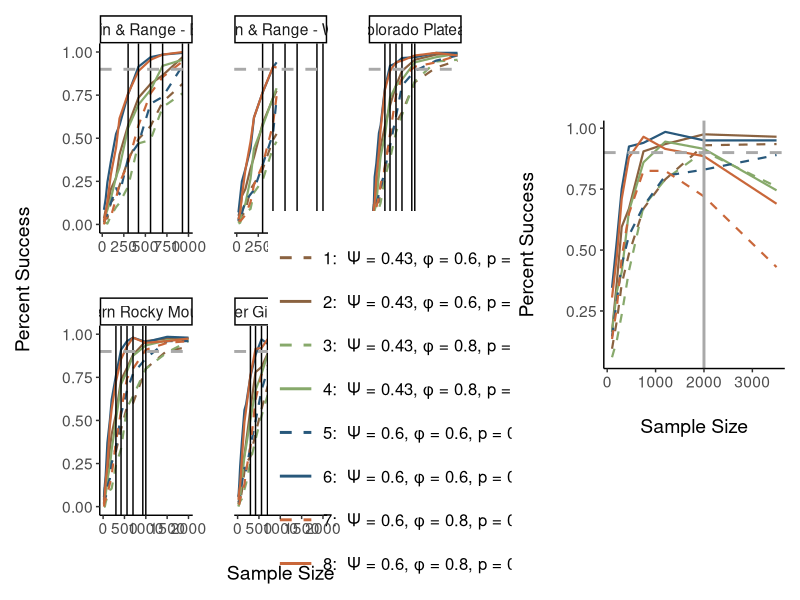

This figure's R source: (Note: this script raises an error after producing the figure.)
library(dplyr)
library(tidyr)
library(ggplot2)
library(patchwork)

## Fixed study characteristics
nyear = 10
#n_sites = sum(emu_veg$hex_num)
n_vis = 2

### Parameters ###

# get dataframe of all possible scenarios
sim_scenarios_table <- data.frame(
  # these are the parameters that change, taken directly from Woods 2019
  psi = c(0.03, 0.43, 0.6), phi = c(.6, .8, .8), p = c(0.4, 0.8, .8)) %>%
  # get all possible combinations
  tidyr::expand(psi, phi,p) %>%
  # and give each unique combination an ID
  mutate(sim_num = row_number(),
         occupancy = ifelse(psi == 0.03, "low", "high")) %>%
  # these are the same for all scenarios right now, sd's from Wood 2019, psi1_low kinda made up
  #mutate(sd_phi = 0.04, sd_gamma = 0.01) %>%
  select(-sim_num) %>%
  #rowwise() %>%
  mutate(gamma = round((psi * (1-phi))/(1-psi), 2)) %>%
  #ungroup() %>%
  #group_by(phi, p, sd_phi, sd_gamma) %>%
  pivot_wider(names_from = "occupancy", values_from = c("gamma", "psi"), values_fn = list) %>%
  unnest(c(gamma_high, psi_high)) %>%
  arrange(psi_high, phi) %>%
  mutate(simulation_scenario = row_number()) %>%
  select(simulation_scenario,everything())

### Hierarchical Power ###
hier_plot_df <- read.csv(here::here("data/nimble_power_check_hier.csv"))

hier_plot_df <- hier_plot_df %>%
  select(-scenario_id) %>%
  left_join(sim_scenarios_table, by = c("phi", "p", "psi" = "psi_high"))

# ci_plotting_df <- tibble(ci = c(0.95, 0.90, 0.95, 0.90),
#                          y = c("ci_check", "ci_check_left_tail", "ci_check_any_decline", "post_check_any_decline"))

hier_power_plt <- #purrr::pmap(ci_plotting_df, ~hier_plot_df %>%
                                #filter(CI_type == .x) %>%
  hier_plot_df %>%
  arrange(psi) %>%
  mutate(sim_type = paste0(simulation_scenario, ":  \u03A8 = ", psi, ", \u03C6 = ", phi, ", p = ", p)) %>%
  ggplot(aes(x = total_n, y = ci_two_tail)) +
  geom_line(aes(color = sim_type, linetype = sim_type), linewidth = 0.75) +
  theme_classic() +
  scale_colour_discrete("", type = rep(c("#8A6240", "#87A96B", "#28587B", "#c9673a"), each = 2)) +
  scale_linetype_manual("", values=c(2,1,2,1,2,1,2,1)) +
  geom_hline(yintercept = 0.9, color = "darkgrey", linetype = "dashed", linewidth = 1) +
  geom_vline(xintercept = 2000, color = "darkgrey", linewidth = 1) +
  theme(legend.position = "none",
        text=element_text(size=14),
        axis.title.y = element_text(margin = margin(t = 0, r = 20, b = 0, l = 0)),
        axis.title.x = element_text(margin = margin(t = 20, r = 0, b = 0, l = 0))) +
  ylab("Percent Success") +
  xlab("Sample Size")
#)

#ggsave(here::here("figures/hier_power_plot.jpeg"), hier_power_plt)


### EMU Power ###


power_eval <- read.csv(here::here("data/nimble_power_check_emu.csv"))

power_plt <- power_eval %>%
  #filter(total_n < 1200) %>%
  left_join(sim_scenarios_table, by = c("phi", "p", "psi" = "psi_high")) %>%
  mutate(sim_type = paste0(simulation_scenario, ":  \u03A8 = ", psi, ", \u03C6 = ", phi, ", p = ", p)) %>%
  mutate(unit = case_when(
    emu == "BRE" ~ "Basin & Range - East",
    emu == "BRW" ~ "Basin & Range - West",
    emu == "CP" ~ "Colorado Plateau",
    emu == "SRM" ~ "Southern Rocky Mountains",
    emu == "UGM" ~ "Upper Gila Mountains"
  )) %>%
  ggplot(aes(x = total_n, y = ci_two_tail)) +
  geom_line(aes(color = sim_type, linetype = sim_type), linewidth = 0.75) +
  geom_vline(xintercept = 300) +
  geom_vline(xintercept = 420) +
  geom_vline(xintercept = 560) +
  geom_vline(xintercept = 700) +
  geom_vline(xintercept = 930) +
  geom_vline(xintercept = 1000) +
  facet_wrap(~unit, scales = "free_x") +
  theme_classic() +
  scale_colour_discrete("", type = rep(c("#8A6240", "#87A96B", "#28587B", "#c9673a"), each = 2)) +
  scale_linetype_manual("", values=c(2,1,2,1,2,1,2,1)) +
  geom_hline(yintercept = 0.9, color = "darkgrey", linetype = "dashed", linewidth = 1) +
  theme(legend.position = "inside", legend.position.inside = c(0.85, 0.25),
        legend.text=element_text(size=12),
        legend.key.width = unit(1,"cm"),
        text=element_text(size=14),
        legend.key.spacing.y = unit(0.5, 'cm'),
        panel.spacing = unit(30, "pt"),
        axis.title.y = element_text(margin = margin(t = 0, r = 20, b = 0, l = 0)),
        axis.title.x = element_text(margin = margin(t = 20, r = 0, b = 0, l = 0))
  ) +
  guides(linetype = guide_legend(override.aes = list(linewidth = 1))# byrow = TRUE),
         #color = guide_legend(byrow = TRUE)
  ) +
  ylab("Percent Success") +
  xlab("Sample Size")

#ggsave(here::here("figures/power_plot.jpeg"), power_plt)

power_join <- power_plt + plot_spacer() +
  (plot_spacer() + hier_power_plt + plot_spacer() + plot_layout(ncol = 1, heights = c(0.5,2,0.5))) +
  plot_layout(nrow = 1, widths = c(2, 0.15, 1))

ggsave(here::here("figures/power_plot_join.jpeg"), power_join, width = 23, height = 11.5)

# # get plots for different kinds of power checks
# ggsave(here::here("figures/power_check_twotail.png"), power_plt[[1]], width = 16.5, height = 9.87)
# ggsave(here::here("figures/power_check_lefttail.png"), power_plt[[2]], width = 16.5, height = 9.87)
# ggsave(here::here("figures/power_check_negative.png"), power_plt[[3]], width = 16.5, height = 9.87)


################################
#### Separate by detection #####
################################

hier_power_p4 <- hier_plot_df %>%
  arrange(psi) %>%
  filter(p == 0.4) %>%
  mutate(sim_type = paste0("\u03A8 = ", psi, ", \u03C6 = ", phi)) %>%
  ggplot(aes(x = total_samp, y = success)) +
  geom_line(aes(color = sim_type), linewidth = 0.75) +
  theme_classic() +
  scale_colour_discrete("", type = c("#8A6240", "#87A96B", "#28587B", "#c9673a")) +
  #scale_linetype_manual("", values=c(2,1,2,1,2,1,2,1)) +
  geom_hline(yintercept = 0.9, color = "darkgrey", linetype = "dashed", linewidth = 1) +
  geom_vline(xintercept = 2000, color = "darkgrey", linewidth = 1) +
  theme(#legend.position = "none",
        text=element_text(size=14),
        axis.title.y = element_text(margin = margin(t = 0, r = 20, b = 0, l = 0)),
        axis.title.x = element_text(margin = margin(t = 20, r = 0, b = 0, l = 0))) +
  ylab("Percent Success") +
  xlab("Sample Size")

hier_power_p8 <- hier_plot_df %>%
  arrange(psi) %>%
  filter(p == 0.8) %>%
  mutate(sim_type = paste0("\u03A8 = ", psi, ", \u03C6 = ", phi)) %>%
  ggplot(aes(x = total_samp, y = success)) +
  geom_line(aes(color = sim_type), linewidth = 0.75) +
  theme_classic() +
  scale_colour_discrete("", type = c("#8A6240", "#87A96B", "#28587B", "#c9673a")) +
  #scale_linetype_manual("", values=c(2,1,2,1,2,1,2,1)) +
  geom_hline(yintercept = 0.9, color = "darkgrey", linetype = "dashed", linewidth = 1) +
  geom_vline(xintercept = 2000, color = "darkgrey", linewidth = 1) +
  theme(#legend.position = "none",
        text=element_text(size=14),
        axis.title.y = element_text(margin = margin(t = 0, r = 20, b = 0, l = 0)),
        axis.title.x = element_text(margin = margin(t = 20, r = 0, b = 0, l = 0))) +
  ylab("Percent Success") +
  xlab("Sample Size")

power_p4 <- power_plot_df %>%
  select(-sim_id) %>%
  filter(p == 0.4) %>%
  left_join(sim_scenarios_table, by = c("phi", "p", "psi" = "psi_high")) %>%
  mutate(sim_type = paste0(simulation_scenario, ": \u03A8 = ", psi, ", \u03C6 = ", phi, ", p = ", p)) %>%
  mutate(unit = case_when(
    emu == "BRE" ~ "Basin & Range - East",
    emu == "BRW" ~ "Basin & Range - West",
    emu == "CP" ~ "Colorado Plateau",
    emu == "SRM" ~ "Southern Rocky Mountains",
    emu == "UGM" ~ "Upper Gila Mountains"
  )) %>%
  ggplot(aes(x = total_n, y = success)) +
  geom_line(aes(color = sim_type), linewidth = 0.75) +
  facet_wrap(~unit, scales = "free_x") +
  theme_classic() +
  scale_colour_discrete("", type = c("#8A6240", "#87A96B", "#28587B", "#c9673a")) +
  #scale_linetype_manual("", values=c(2,1,2,1,2,1,2,1)) +
  geom_hline(yintercept = 0.9, color = "darkgrey", linetype = "dashed", linewidth = 1) +
  theme(legend.position = "none",
        #legend.position = "inside", legend.position.inside = c(0.85, 0.25),
        legend.text=element_text(size=12),
        legend.key.width = unit(1,"cm"),
        text=element_text(size=14),
        legend.key.spacing.y = unit(0.5, 'cm'),
        panel.spacing = unit(30, "pt"),
        axis.title.y = element_text(margin = margin(t = 0, r = 20, b = 0, l = 0)),
        axis.title.x = element_blank(),
  ) +
  guides(linetype = guide_legend(override.aes = list(linewidth = 1))# byrow = TRUE),
         #color = guide_legend(byrow = TRUE)
  ) +
  ylab("Percent Success")

power_p8 <- power_plot_df %>%
  select(-sim_id) %>%
  filter(p == 0.8) %>%
  left_join(sim_scenarios_table, by = c("phi", "p", "psi" = "psi_high")) %>%
  mutate(sim_type = paste0(simulation_scenario, ": \u03A8 = ", psi, ", \u03C6 = ", phi, ", p = ", p)) %>%
  mutate(unit = case_when(
    emu == "BRE" ~ "Basin & Range - East",
    emu == "BRW" ~ "Basin & Range - West",
    emu == "CP" ~ "Colorado Plateau",
    emu == "SRM" ~ "Southern Rocky Mountains",
    emu == "UGM" ~ "Upper Gila Mountains"
  )) %>%
  ggplot(aes(x = total_n, y = success)) +
  geom_line(aes(color = sim_type), linewidth = 0.75) +
  facet_wrap(~unit, scales = "free_x") +
  theme_classic() +
  scale_colour_discrete("", type = c("#8A6240", "#87A96B", "#28587B", "#c9673a")) +
  #scale_linetype_manual("", values=c(2,1,2,1,2,1,2,1)) +
  geom_hline(yintercept = 0.9, color = "darkgrey", linetype = "dashed", linewidth = 1) +
  theme(legend.position = "none",
        #legend.position = "inside", legend.position.inside = c(0.85, 0.25),
        legend.text=element_text(size=12),
        legend.key.width = unit(1,"cm"),
        text=element_text(size=14),
        legend.key.spacing.y = unit(0.5, 'cm'),
        panel.spacing = unit(30, "pt"),
        axis.title.y = element_text(margin = margin(t = 0, r = 20, b = 0, l = 0)),
        axis.title.x = element_text(margin = margin(t = 20, r = 0, b = 0, l = 0))
  ) +
  guides(linetype = guide_legend(override.aes = list(linewidth = 1))# byrow = TRUE),
         #color = guide_legend(byrow = TRUE)
  ) +
  ylab("Percent Success") +
  xlab("Sample Size")


(power_p4 + plot_spacer() +
  (plot_spacer() + hier_power_p4 + plot_spacer() + plot_layout(ncol = 1, heights = c(0.5,2,0.5))) +
  plot_layout(nrow = 1, widths = c(2, 0.15, 1))) /
  plot_spacer() /
  (power_p8 + plot_spacer() +
     (plot_spacer() + hier_power_p8 + plot_spacer() + plot_layout(ncol = 1, heights = c(0.5,2,0.5))) +
     plot_layout(nrow = 1, widths = c(2, 0.15, 1))) +
  plot_layout(heights = c(2,.3, 2))

power_by_detection <- (power_p4 + plot_spacer() + power_p8 + plot_layout(axis_titles = "collect", heights = c(2,.3, 2))) /
  plot_spacer() /
  (plot_spacer() + hier_power_p4 + guide_area() + hier_power_p8 + plot_spacer() + plot_layout(guides = "collect", ncol = 1, heights = c(0.15, 1, 0.75, 1, 0.15))) +
  plot_layout(ncol = 3, widths = c(2, 0.15, 1))

ggsave(here::here("figures/power_plot_detection.jpeg"), power_by_detection, width = 20, height = 15)



##### Bias #####

## Absolute Bias
bias_plt <- power_eval %>%
  #filter(total_n > 250) %>%
  select(-sim_id) %>%
  left_join(sim_scenarios_table, by = c("phi", "p", "psi" = "psi_high")) %>%
  mutate(sim_type = paste0(simulation_scenario, ":  \u03A8 = ", psi, ", \u03C6 = ", phi, ", p = ", p)) %>%
  mutate(unit = case_when(
    emu == "BRE" ~ "Basin & Range - East",
    emu == "BRW" ~ "Basin & Range - West",
    emu == "CP" ~ "Colorado Plateau",
    emu == "SRM" ~ "Southern Rocky Mountains",
    emu == "UGM" ~ "Upper Gila Mountains"
  )) %>%
  filter(CI_type == 0.90) %>%
  ggplot(aes(x = total_n, y = bias)) +
  geom_line(aes(color = sim_type, linetype = sim_type), linewidth = 0.75) +
  facet_wrap(~unit, scales = "free_x") +
  theme_classic() +
  scale_colour_discrete("", type = rep(c("#8A6240", "#87A96B", "#28587B", "#c9673a"), each = 2)) +
  scale_linetype_manual("", values=c(2,1,2,1,2,1,2,1)) +
  geom_hline(yintercept = 0, color = "darkgrey", linetype = "dashed", linewidth = 1) +
  theme(legend.position = "inside", legend.position.inside = c(0.85, 0.25),
        legend.text=element_text(size=12),
        legend.key.width = unit(1,"cm"),
        text=element_text(size=14),
        legend.key.spacing.y = unit(0.5, 'cm'),
        panel.spacing = unit(30, "pt"),
        axis.title.y = element_text(margin = margin(t = 0, r = 20, b = 0, l = 0)),
        axis.title.x = element_text(margin = margin(t = 20, r = 0, b = 0, l = 0))
  ) +
  guides(linetype = guide_legend(override.aes = list(linewidth = 1))# byrow = TRUE),
         #color = guide_legend(byrow = TRUE)
  ) +
  ylab("Mean absolute bias") +
  xlab("Sample Size")

ggsave(here::here("figures/bias_plot.png"), bias_plt, width = 19.6, height = 12)

## Relative Bias
rel_bias_plt <- power_eval %>%
  #filter(total_n > 250) %>%
  select(-sim_id) %>%
  left_join(sim_scenarios_table, by = c("phi", "p", "psi" = "psi_high")) %>%
  mutate(sim_type = paste0(simulation_scenario, ":  \u03A8 = ", psi, ", \u03C6 = ", phi, ", p = ", p)) %>%
  mutate(unit = case_when(
    emu == "BRE" ~ "Basin & Range - East",
    emu == "BRW" ~ "Basin & Range - West",
    emu == "CP" ~ "Colorado Plateau",
    emu == "SRM" ~ "Southern Rocky Mountains",
    emu == "UGM" ~ "Upper Gila Mountains"
  )) %>%
  filter(CI_type == 0.90) %>%
  ggplot(aes(x = total_n, y = relative_bias)) +
  geom_line(aes(color = sim_type, linetype = sim_type), linewidth = 0.75) +
  facet_wrap(~unit, scales = "free_x") +
  theme_classic() +
  scale_colour_discrete("", type = rep(c("#8A6240", "#87A96B", "#28587B", "#c9673a"), each = 2)) +
  scale_linetype_manual("", values=c(2,1,2,1,2,1,2,1)) +
  geom_hline(yintercept = 0, color = "darkgrey", linetype = "dashed", linewidth = 1) +
  theme(legend.position = "inside", legend.position.inside = c(0.85, 0.25),
        legend.text=element_text(size=12),
        legend.key.width = unit(1,"cm"),
        text=element_text(size=14),
        legend.key.spacing.y = unit(0.5, 'cm'),
        panel.spacing = unit(30, "pt"),
        axis.title.y = element_text(margin = margin(t = 0, r = 20, b = 0, l = 0)),
        axis.title.x = element_text(margin = margin(t = 20, r = 0, b = 0, l = 0))
  ) +
  guides(linetype = guide_legend(override.aes = list(linewidth = 1))# byrow = TRUE),
         #color = guide_legend(byrow = TRUE)
  ) +
  ylab("Mean absolute bias") +
  xlab("Sample Size")

ggsave(here::here("figures/relative_bias_plot.png"), rel_bias_plt, width = 19.6, height = 12)

## For a two-tailed, alpha = 0.05 test, what percentage of reps is the true trend less than the estimated trend
### This plot shows that we're slightly more likely to underestimate the trend (true trend is less than estimated trend) across all replicates
power_eval %>%
  select(-sim_id) %>%
  left_join(sim_scenarios_table, by = c("phi", "p", "psi" = "psi_high")) %>%
  mutate(sim_type = paste0(simulation_scenario, ":  \u03A8 = ", psi, ", \u03C6 = ", phi, ", p = ", p)) %>%
  mutate(unit = case_when(
    emu == "BRE" ~ "Basin & Range - East",
    emu == "BRW" ~ "Basin & Range - West",
    emu == "CP" ~ "Colorado Plateau",
    emu == "SRM" ~ "Southern Rocky Mountains",
    emu == "UGM" ~ "Upper Gila Mountains"
  )) %>%
  filter(CI_type == 0.90) %>%
  ggplot(aes(x = total_n, y = percent_trend_lower)) +
  geom_line(aes(color = sim_type, linetype = sim_type), linewidth = 0.75) +
  facet_wrap(~unit, scales = "free_x") +
  theme_classic() +
  scale_colour_discrete("", type = rep(c("#8A6240", "#87A96B", "#28587B", "#c9673a"), each = 2)) +
  scale_linetype_manual("", values=c(2,1,2,1,2,1,2,1)) +
  geom_hline(yintercept = 0.5, color = "darkgrey", linetype = "dashed", linewidth = 1) +
  theme(legend.position = "inside", legend.position.inside = c(0.85, 0.25),
        legend.text=element_text(size=12),
        legend.key.width = unit(1,"cm"),
        text=element_text(size=14),
        legend.key.spacing.y = unit(0.5, 'cm'),
        panel.spacing = unit(30, "pt"),
        axis.title.y = element_text(margin = margin(t = 0, r = 20, b = 0, l = 0)),
        axis.title.x = element_text(margin = margin(t = 20, r = 0, b = 0, l = 0))
  ) +
  guides(linetype = guide_legend(override.aes = list(linewidth = 1))# byrow = TRUE),
         #color = guide_legend(byrow = TRUE)
  ) +
  ylab("Percent of Reps where True Trend is less than estimated trend") +
  xlab("Sample Size")



## For a two-tailed, alpha = 0.05 test, what percentage of reps is the true trend less than the estimated trend for only reps where
## estimated trend is not included in CI
### This plot shows that for reps not in the confidence interval, we're way more likely to overestimate the trend (true trend is greater than estimated trend)
bias_ci_in_plt <- power_eval %>%
  select(-sim_id) %>%
  left_join(sim_scenarios_table, by = c("phi", "p", "psi" = "psi_high")) %>%
  mutate(sim_type = paste0(simulation_scenario, ":  \u03A8 = ", psi, ", \u03C6 = ", phi, ", p = ", p)) %>%
  mutate(unit = case_when(
    emu == "BRE" ~ "Basin & Range - East",
    emu == "BRW" ~ "Basin & Range - West",
    emu == "CP" ~ "Colorado Plateau",
    emu == "SRM" ~ "Southern Rocky Mountains",
    emu == "UGM" ~ "Upper Gila Mountains"
  )) %>%
  filter(CI_type == 0.90) %>%
  ggplot(aes(x = total_n, y = percent_exclude_trend_lower)) +
  geom_line(aes(color = sim_type, linetype = sim_type), linewidth = 0.75) +
  facet_wrap(~unit, scales = "free_x") +
  theme_classic() +
  scale_colour_discrete("", type = rep(c("#8A6240", "#87A96B", "#28587B", "#c9673a"), each = 2)) +
  scale_linetype_manual("", values=c(2,1,2,1,2,1,2,1)) +
  geom_hline(yintercept = 0.5, color = "darkgrey", linetype = "dashed", linewidth = 1) +
  theme(legend.position = "inside", legend.position.inside = c(0.85, 0.25),
        legend.text=element_text(size=12),
        legend.key.width = unit(1,"cm"),
        text=element_text(size=14),
        legend.key.spacing.y = unit(0.5, 'cm'),
        panel.spacing = unit(30, "pt"),
        axis.title.y = element_text(margin = margin(t = 0, r = 20, b = 0, l = 0)),
        axis.title.x = element_text(margin = margin(t = 20, r = 0, b = 0, l = 0))
  ) +
  guides(linetype = guide_legend(override.aes = list(linewidth = 1))# byrow = TRUE),
         #color = guide_legend(byrow = TRUE)
  ) +
  ylab("Percent of Reps where True Trend not in CI and is less than estimated trend") +
  xlab("Sample Size")

#ggsave(here::here("figures/bias_plot.png"), bias_ci_in_plt, width = 19.6, height = 12)

## Precision figure ##

precision_plt <- power_eval %>%
  select(-sim_id) %>%
  left_join(sim_scenarios_table, by = c("phi", "p", "psi" = "psi_high")) %>%
  mutate(sim_type = paste0(simulation_scenario, ":  \u03A8 = ", psi, ", \u03C6 = ", phi, ", p = ", p)) %>%
  mutate(unit = case_when(
    emu == "BRE" ~ "Basin & Range - East",
    emu == "BRW" ~ "Basin & Range - West",
    emu == "CP" ~ "Colorado Plateau",
    emu == "SRM" ~ "Southern Rocky Mountains",
    emu == "UGM" ~ "Upper Gila Mountains"
  )) %>%
  filter(CI_type == 0.95) %>%
  ggplot(aes(x = total_n, y = width)) +
  geom_line(aes(color = sim_type, linetype = sim_type), linewidth = 0.75) +
  facet_wrap(~unit, scales = "free_x") +
  theme_classic() +
  scale_colour_discrete("", type = rep(c("#8A6240", "#87A96B", "#28587B", "#c9673a"), each = 2)) +
  scale_linetype_manual("", values=c(2,1,2,1,2,1,2,1)) +
  #geom_hline(yintercept = 0.5, color = "darkgrey", linetype = "dashed", linewidth = 1) +
  theme(legend.position = "inside", legend.position.inside = c(0.85, 0.25),
        legend.text=element_text(size=12),
        legend.key.width = unit(1,"cm"),
        text=element_text(size=14),
        legend.key.spacing.y = unit(0.5, 'cm'),
        panel.spacing = unit(30, "pt"),
        axis.title.y = element_text(margin = margin(t = 0, r = 20, b = 0, l = 0)),
        axis.title.x = element_text(margin = margin(t = 20, r = 0, b = 0, l = 0))
  ) +
  guides(linetype = guide_legend(override.aes = list(linewidth = 1))# byrow = TRUE),
         #color = guide_legend(byrow = TRUE)
  ) +
  ylab("Average CI Width") +
  xlab("Sample Size")

ggsave(here::here("figures/precision_plot.png"), precision_plt, width = 16.2, height = 12)
